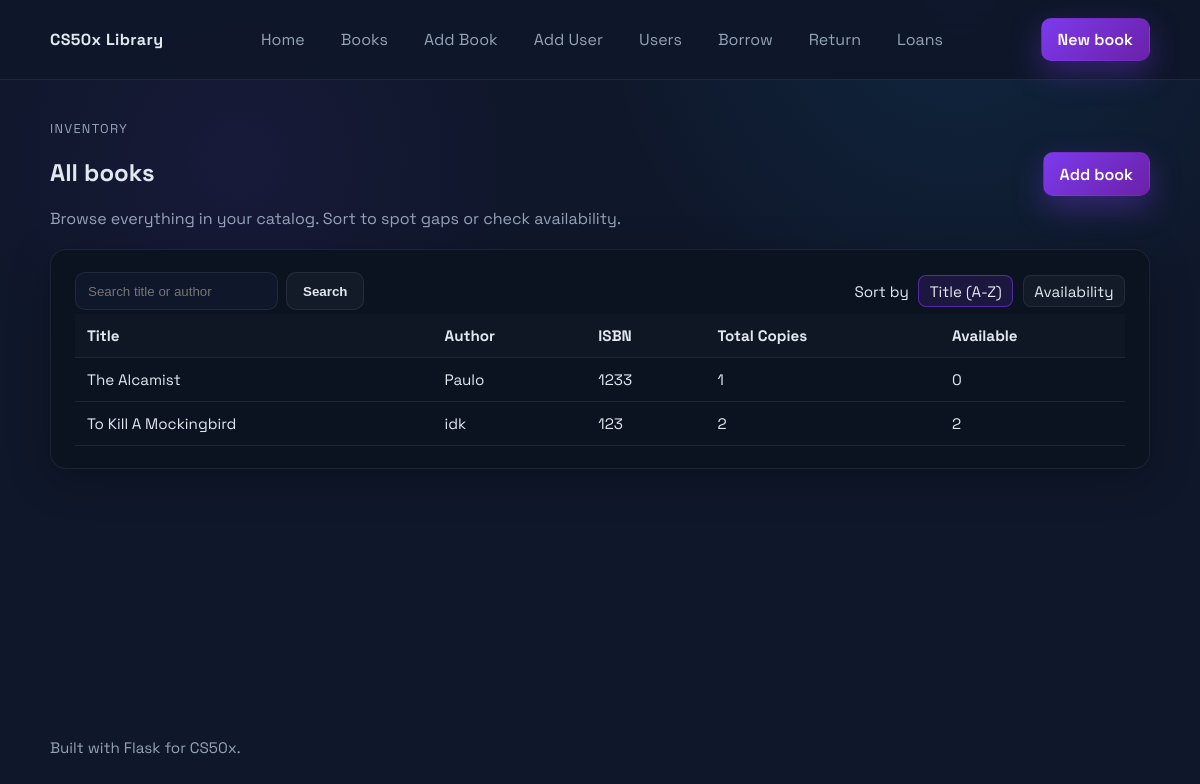
Before: /books with the older database file.
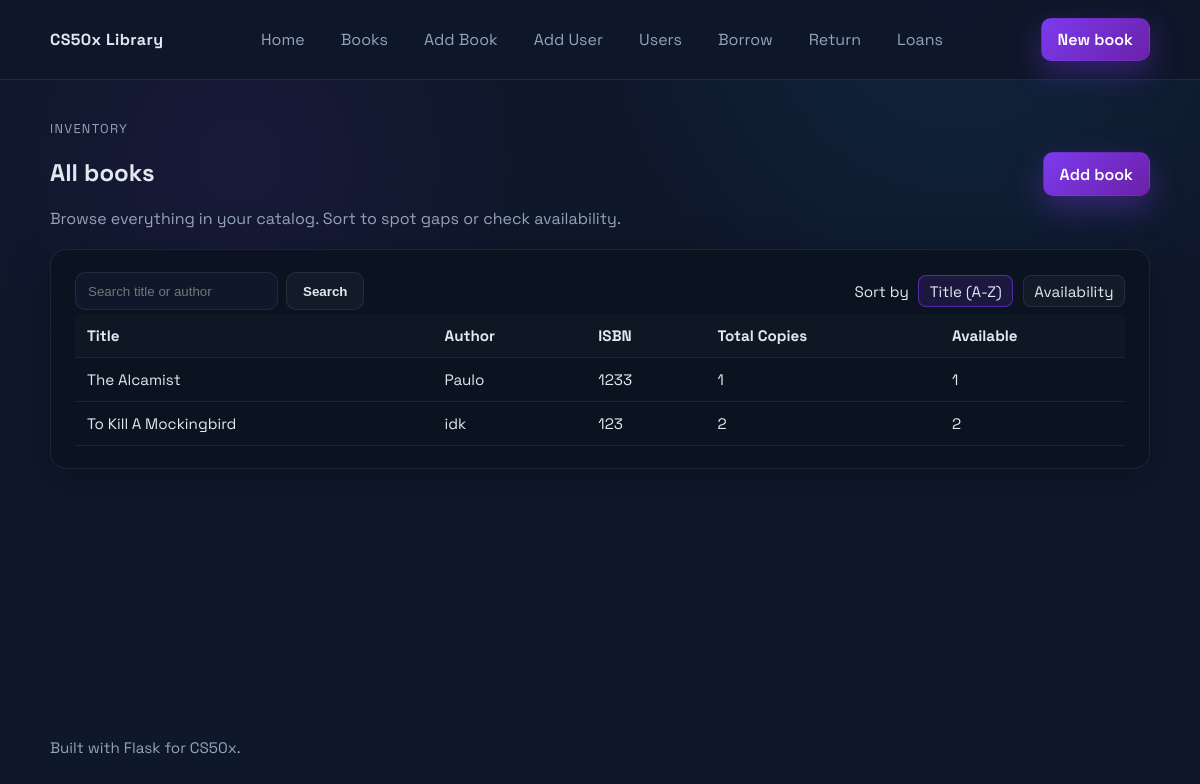
After: the same page with the newer database file.
### tables this page shows
CREATE TABLE books (
    id INTEGER PRIMARY KEY AUTOINCREMENT,
    title TEXT NOT NULL,
    author TEXT NOT NULL,
    isbn TEXT NOT NULL UNIQUE,
    total_copies INTEGER NOT NULL CHECK (total_copies >= 0),
    available_copies INTEGER NOT NULL CHECK (available_copies >= 0)
);

### app.py (the view)
@app.route("/books")
def list_books():
    sort = request.args.get("sort", "title")
    search = request.args.get("search", "").strip()
    order_by_options = {
        "title": "title COLLATE NOCASE ASC",
        "available_copies": "available_copies DESC, title COLLATE NOCASE ASC",
    }
    order_by = order_by_options.get(sort, order_by_options["title"])
    if sort not in order_by_options:
        sort = "title"  # Keep template state in sync with the default.
    query = "SELECT id, title, author, isbn, total_copies, available_copies FROM books"
    params = []
    if search:
        query += " WHERE LOWER(title) LIKE LOWER(?) OR LOWER(author) LIKE LOWER(?)"
        pattern = f"%{search}%"
        params.extend([pattern, pattern])
    query += f" ORDER BY {order_by}"
    with get_db_connection() as conn:
        books = conn.execute(query, params).fetchall()
    return render_template("books.html", books=books, sort=sort, search=search)

### app.py (called while the page is built)
def get_db_connection():
    conn = sqlite3.connect(DB_PATH)
    conn.row_factory = sqlite3.Row
    return conn

### templates/books.html (shortened to what this page needs)
{% extends "layout.html" %}
{% block content %}
<section class="page-heading">
    <div>
        <p class="eyebrow">Inventory</p>
        <h1>All books</h1>
        <p class="lede">Browse everything in your catalog. Sort to spot gaps or check availability.</p>
    </div>
    <a class="btn btn-primary" href="{{ url_for('add_book') }}">Add book</a>
</section>
<section class="card">
    <div class="card-header">
        <form method="get" class="search-form">
            <input type="text" name="search" placeholder="Search title or author" value="{{ search }}">
            <button type="submit" class="btn btn-ghost">Search</button>
        </form>
        <div class="sort-links">
            <span>Sort by</span>
            <a href="{{ url_for('list_books', sort='title', search=search) }}" class="{{ 'active' if sort == 'title' else '' }}">Title (A-Z)</a>
            <a href="{{ url_for('list_books', sort='available_copies', search=search) }}" class="{{ 'active' if sort == 'available_copies' else '' }}">Availability</a>
        </div>
    </div>
    {% if books %}
    <div class="table-wrap">
        <table class="data-table">
            <thead>
                <tr>
                    <th>Title</th>
                    <th>Author</th>
                    <th>ISBN</th>
                    <th>Total Copies</th>
                    <th>Available</th>
                </tr>
            </thead>
            <tbody>
                {% for book in books %}
                <tr>
                    <td>{{ book.title }}</td>
                    <td>{{ book.author }}</td>
                    <td>{{ book.isbn }}</td>
                    <td>{{ book.total_copies }}</td>
                    <td>{{ book.available_copies }}</td>
                </tr>
                {% endfor %}
            </tbody>
        </table>
    </div>
    {% else %}
    <p class="muted">No books yet. <a href="{{ url_for('add_book') }}">Add one now</a>.</p>
    {% endif %}
</section>
{% endblock %}

Changed rows visible on the page:
changed books "The Alcamist": available_copies "0" → "1"
